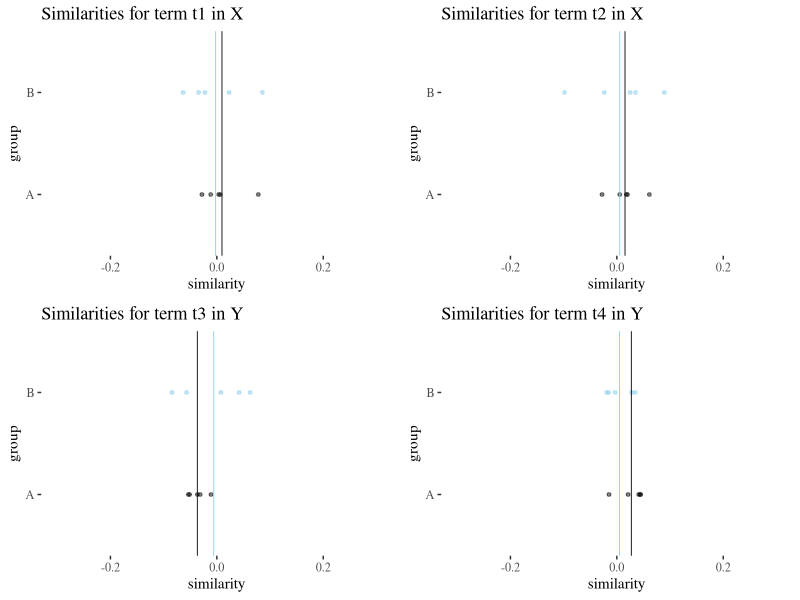
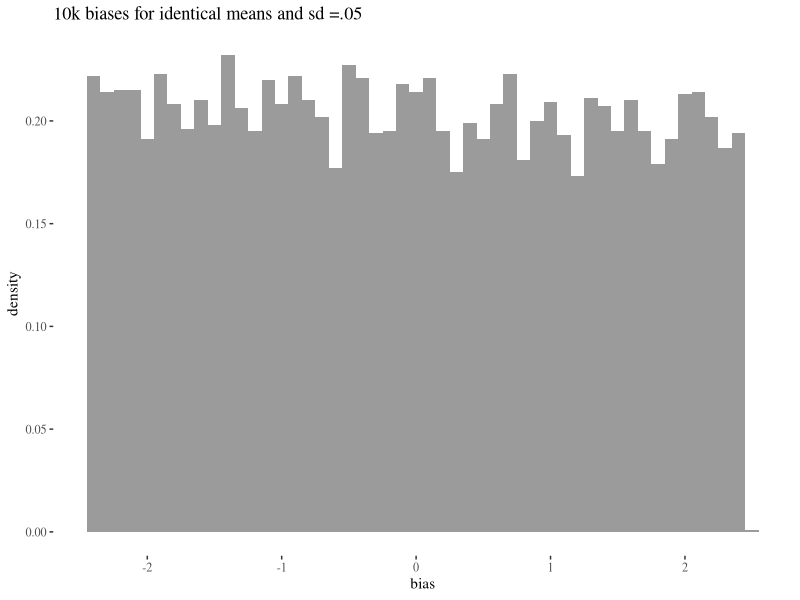
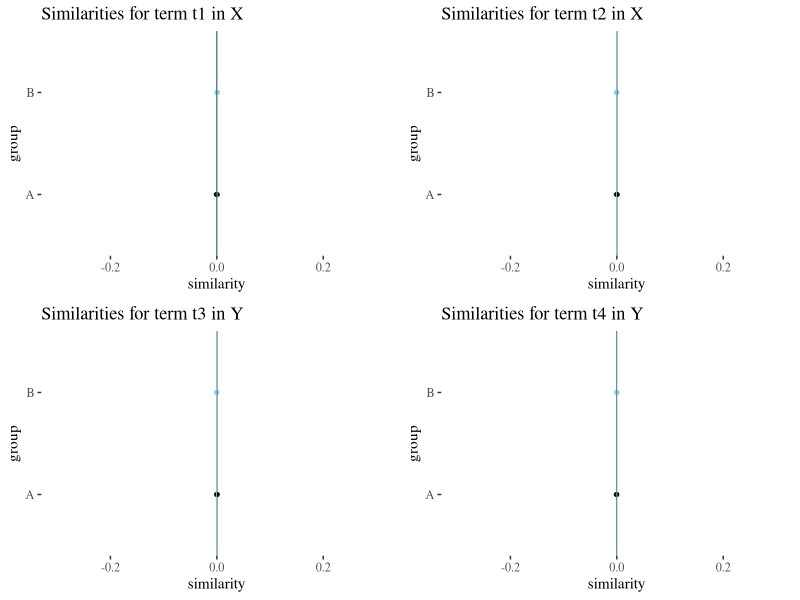
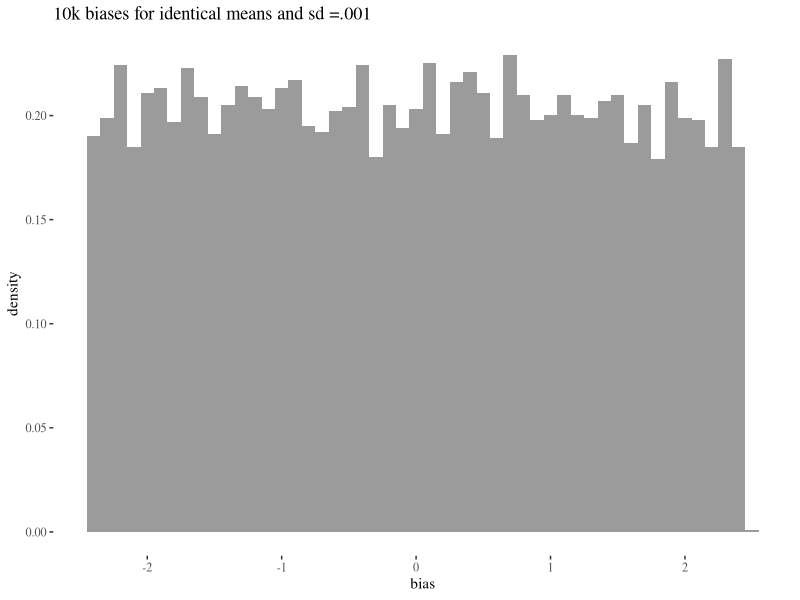
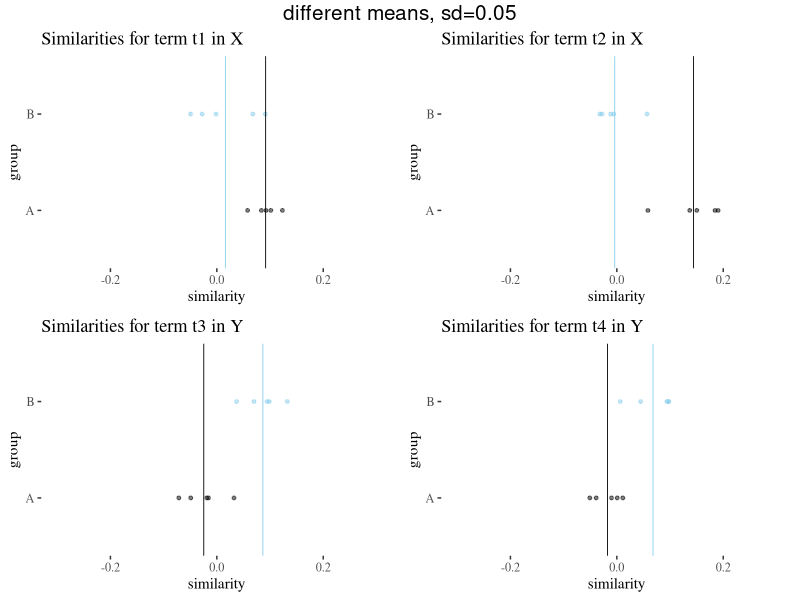
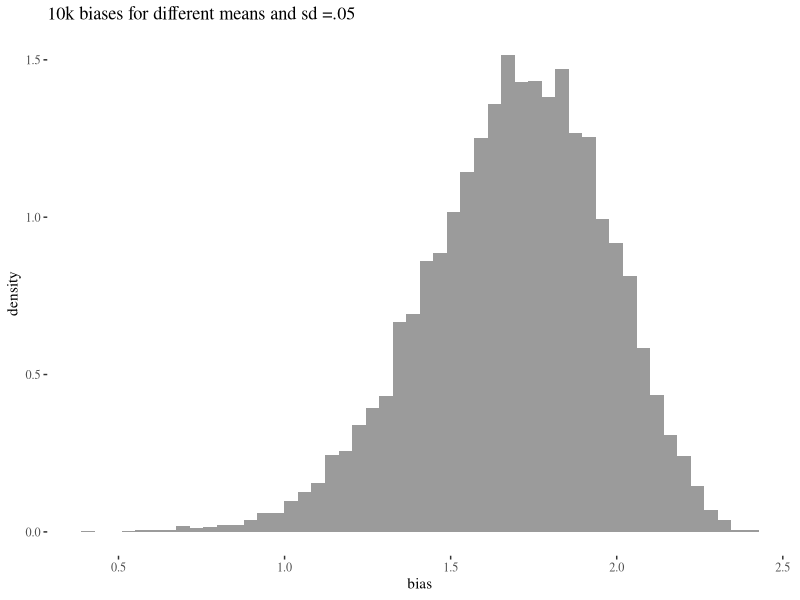
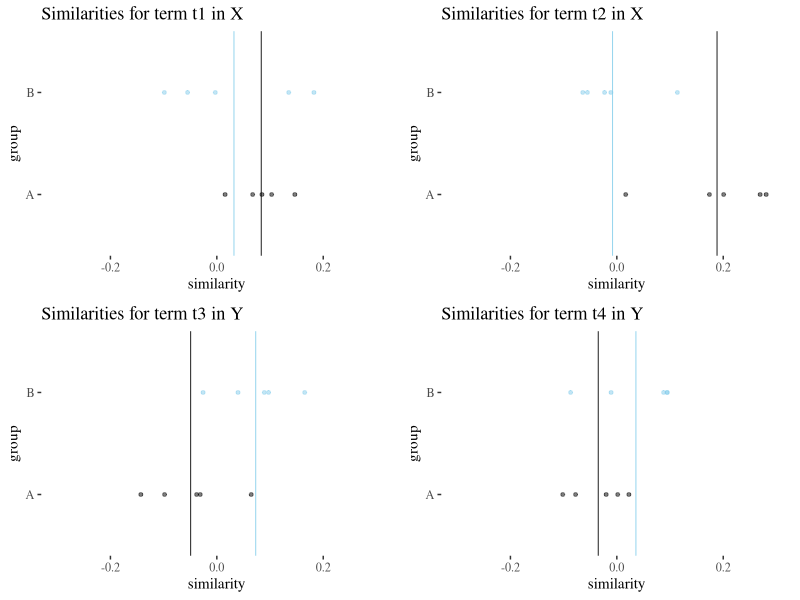
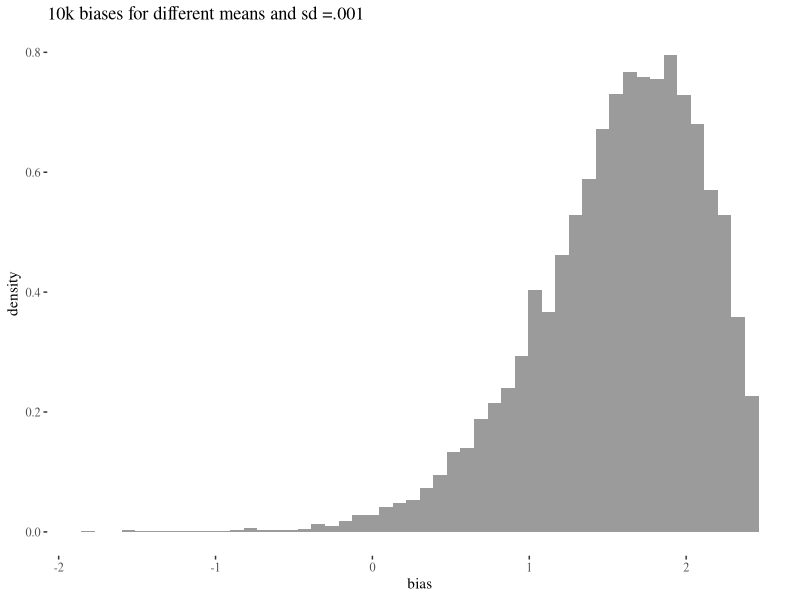

Here is the R script that generated these plots, in order:
## ---- chunk 1
knitr::opts_knit$set(root.dir = '../')

library(ggplot2)
library(ggthemes)
library(gridExtra)
## ---- chunk 2
set.seed(123)
t1 <- data.frame(A  = rnorm(5,0,0.05), B = rnorm(5,0,0.05))
t2 <- data.frame(A  = rnorm(5,0,0.05), B = rnorm(5,0,0.05))
t3 <- data.frame(A  = rnorm(5,0,0.05), B = rnorm(5,0,0.05))
t4 <- data.frame(A  = rnorm(5,0,0.05), B = rnorm(5,0,0.05))
## ---- chunk 3
xlimits <- c(-.3,.3)

t1Plot <- ggplot(t1)+geom_point(aes(y = 0, x = A), size = 1, alpha = 0.5)+geom_point(aes(y = 0.1, x = B), col = "skyblue", size = 1, alpha = 0.5)+theme_tufte()+xlab("similarity")+scale_y_continuous(limits = c(-.05,.15),breaks = c(0,0.1), labels = c("A","B"))+ylab("group") + geom_vline(aes(xintercept = mean(A)), size = 0.3) + geom_vline(aes(xintercept = mean(B)), size = 0.3, col = "skyblue") +ggtitle("Similarities for term t1 in X")+xlim(xlimits)


t2Plot <- ggplot(t2)+geom_point(aes(y = 0, x = A), size = 1, alpha = 0.5)+geom_point(aes(y = 0.1, x = B), col = "skyblue", size = 1, alpha = 0.5)+theme_tufte()+xlab("similarity")+scale_y_continuous(limits = c(-.05,.15),breaks = c(0,0.1), labels = c("A","B"))+ylab("group") + geom_vline(aes(xintercept = mean(A)), size = 0.3) + geom_vline(aes(xintercept = mean(B)), size = 0.3, col = "skyblue") +ggtitle("Similarities for term t2 in X")+xlim(xlimits)

t3Plot <- ggplot(t3)+geom_point(aes(y = 0, x = A), size = 1, alpha = 0.5)+geom_point(aes(y = 0.1, x = B), col = "skyblue", size = 1, alpha = 0.5)+theme_tufte()+xlab("similarity")+scale_y_continuous(limits = c(-.05,.15),breaks = c(0,0.1), labels = c("A","B"))+ylab("group") + geom_vline(aes(xintercept = mean(A)), size = 0.3) + geom_vline(aes(xintercept = mean(B)), size = 0.3, col = "skyblue") +ggtitle("Similarities for term t3 in Y")+xlim(xlimits)

t4Plot <- ggplot(t4)+geom_point(aes(y = 0, x = A), size = 1, alpha = 0.5)+geom_point(aes(y = 0.1, x = B), col = "skyblue", size = 1, alpha = 0.5)+theme_tufte()+xlab("similarity")+scale_y_continuous(limits = c(-.05,.15),breaks = c(0,0.1), labels = c("A","B"))+ylab("group") + geom_vline(aes(xintercept = mean(A)), size = 0.3) + geom_vline(aes(xintercept = mean(B)), size = 0.3, col = "skyblue") +ggtitle("Similarities for term t4 in Y")+xlim(xlimits)

grid.arrange(t1Plot,t2Plot, t3Plot, t4Plot, ncol=2)
## ---- chunk 4
s <- function (table){ mean(table$A) - mean(table$B)}
whole <- rbind(t1,t2,t3,t4)
rawsd <- sd(c(whole$A,whole$B))
factor <- sd(c(s(t1),s(t2),s(t3),s(t4)))
rawsd/factor
numerator <-  mean(s(t1),s(t2)) - mean(s(t3),s(t4))
print(list(factor = factor,numerator = numerator, bias = numerator / factor))
## ---- chunk 5

biasesNull <- numeric(10000)
for(i in 1:10000){
t1 <- data.frame(A  = rnorm(5,0,0.05), B = rnorm(5,0,0.05))
t2 <- data.frame(A  = rnorm(5,0,0.05), B = rnorm(5,0,0.05))
t3 <- data.frame(A  = rnorm(5,0,0.05), B = rnorm(5,0,0.05))
t4 <- data.frame(A  = rnorm(5,0,0.05), B = rnorm(5,0,0.05))

factor <- sd(c(s(t1),s(t2),s(t3),s(t4)))
numerator <-  mean(s(t1),s(t2)) - mean(s(t3),s(t4))
biasesNull[i]  <- numerator / factor
}
ggplot()+geom_histogram(aes(x=biasesNull, y = ..density..), alpha = 0.6, bins=50)+
  theme_tufte()+labs(title="10k biases for identical means and sd =.05")+ xlab("bias")
## ---- chunk 6
set.seed(124)
t1v <- data.frame(A  = rnorm(5,0,0.001), B = rnorm(5,0,0.001))
t2v <- data.frame(A  = rnorm(5,0,0.001), B = rnorm(5,0,0.001))
t3v <- data.frame(A  = rnorm(5,0,0.001), B = rnorm(5,0,0.001))
t4v <- data.frame(A  = rnorm(5,0,0.001), B = rnorm(5,0,0.001))
## ---- chunk 7
xlimits <- c(-.3,.3)


t1vPlot <- ggplot(t1v)+geom_point(aes(y = 0, x = A), size = 1, alpha = 0.5)+geom_point(aes(y = 0.1, x = B), col = "skyblue", size = 1, alpha = 0.5)+theme_tufte()+xlab("similarity")+scale_y_continuous(limits = c(-.05,.15),breaks = c(0,0.1), labels = c("A","B"))+ylab("group") + geom_vline(aes(xintercept = mean(A)), size = 0.3) + geom_vline(aes(xintercept = mean(B)), size = 0.3, col = "skyblue") +ggtitle("Similarities for term t1 in X")+xlim(xlimits)


t2vPlot <- ggplot(t2v)+geom_point(aes(y = 0, x = A), size = 1, alpha = 0.5)+geom_point(aes(y = 0.1, x = B), col = "skyblue", size = 1, alpha = 0.5)+theme_tufte()+xlab("similarity")+scale_y_continuous(limits = c(-.05,.15),breaks = c(0,0.1), labels = c("A","B"))+ylab("group") + geom_vline(aes(xintercept = mean(A)), size = 0.3) + geom_vline(aes(xintercept = mean(B)), size = 0.3, col = "skyblue") +ggtitle("Similarities for term t2 in X")+xlim(xlimits)

t3vPlot <- ggplot(t3v)+geom_point(aes(y = 0, x = A), size = 1, alpha = 0.5)+geom_point(aes(y = 0.1, x = B), col = "skyblue", size = 1, alpha = 0.5)+theme_tufte()+xlab("similarity")+scale_y_continuous(limits = c(-.05,.15),breaks = c(0,0.1), labels = c("A","B"))+ylab("group") + geom_vline(aes(xintercept = mean(A)), size = 0.3) + geom_vline(aes(xintercept = mean(B)), size = 0.3, col = "skyblue") +ggtitle("Similarities for term t3 in Y")+xlim(xlimits)

t4vPlot <- ggplot(t4v)+geom_point(aes(y = 0, x = A), size = 1, alpha = 0.5)+geom_point(aes(y = 0.1, x = B), col = "skyblue", size = 1, alpha = 0.5)+theme_tufte()+xlab("similarity")+scale_y_continuous(limits = c(-.05,.15),breaks = c(0,0.1), labels = c("A","B"))+ylab("group") + geom_vline(aes(xintercept = mean(A)), size = 0.3) + geom_vline(aes(xintercept = mean(B)), size = 0.3, col = "skyblue") +ggtitle("Similarities for term t4 in Y")+xlim(xlimits)

grid.arrange(t1vPlot,t2vPlot, t3vPlot, t4vPlot, ncol=2)
## ---- chunk 8
factorV <- sd(c(s(t1v),s(t2v),s(t3v),s(t4v)))
numeratorV <-  mean(s(t1v),s(t2v)) - mean(s(t3v),s(t4v))
print(list(factor = factorV,numerator = numeratorV, bias = numeratorV / factorV))
## ---- chunk 9
set.seed(124)

biasesLowVariance <- numeric(10000)
for(i in 1:10000){
t1v <- data.frame(A  = rnorm(5,0,0.001), B = rnorm(5,0,0.001))
t2v <- data.frame(A  = rnorm(5,0,0.001), B = rnorm(5,0,0.001))
t3v <- data.frame(A  = rnorm(5,0,0.001), B = rnorm(5,0,0.001))
t4v <- data.frame(A  = rnorm(5,0,0.001), B = rnorm(5,0,0.001))

factorV <- sd(c(s(t1v),s(t2v),s(t3v),s(t4v)))

numeratorV <-  mean(s(t1v),s(t2v)) - mean(s(t3v),s(t4v))

biasesLowVariance[i] <- numeratorV / factorV
}
ggplot()+geom_histogram(aes(x=biasesLowVariance, y = ..density..), alpha = 0.6, bins=50)+
  theme_tufte()+labs(title="10k biases for identical means and sd =.001")+ xlab("bias")
## ---- chunk 10
set.seed(766)
t1d2 <- data.frame(A  = rnorm(5,.1,0.05), B = rnorm(5,0,0.05))
t2d2 <- data.frame(A  = rnorm(5,.1,0.05), B = rnorm(5,0,0.05))
t3d2 <- data.frame(A  = rnorm(5,0,0.05), B = rnorm(5,.1,0.05))
t4d2 <- data.frame(A  = rnorm(5,0,0.05), B = rnorm(5,.1,0.05))
## ---- chunk 11
library(grid)
library(gridExtra)
t1d2Plot <- ggplot(t1d2)+geom_point(aes(y = 0, x = A), size = 1, alpha = 0.5)+geom_point(aes(y = 0.1, x = B), col = "skyblue", size = 1, alpha = 0.5)+theme_tufte()+xlab("similarity")+scale_y_continuous(limits = c(-.05,.15),breaks = c(0,0.1), labels = c("A","B"))+ylab("group") + geom_vline(aes(xintercept = mean(A)), size = 0.3) + geom_vline(aes(xintercept = mean(B)), size = 0.3, col = "skyblue") +ggtitle("Similarities for term t1 in X")+xlim(xlimits)

t2d2Plot <- ggplot(t2d2)+geom_point(aes(y = 0, x = A), size = 1, alpha = 0.5)+geom_point(aes(y = 0.1, x = B), col = "skyblue", size = 1, alpha = 0.5)+theme_tufte()+xlab("similarity")+scale_y_continuous(limits = c(-.05,.15),breaks = c(0,0.1), labels = c("A","B"))+ylab("group") + geom_vline(aes(xintercept = mean(A)), size = 0.3) + geom_vline(aes(xintercept = mean(B)), size = 0.3, col = "skyblue") +ggtitle("Similarities for term t2 in X")+xlim(xlimits)

t3d2Plot <- ggplot(t3d2)+geom_point(aes(y = 0, x = A), size = 1, alpha = 0.5)+geom_point(aes(y = 0.1, x = B), col = "skyblue", size = 1, alpha = 0.5)+theme_tufte()+xlab("similarity")+scale_y_continuous(limits = c(-.05,.15),breaks = c(0,0.1), labels = c("A","B"))+ylab("group") + geom_vline(aes(xintercept = mean(A)), size = 0.3) + geom_vline(aes(xintercept = mean(B)), size = 0.3, col = "skyblue") +ggtitle("Similarities for term t3 in Y")+xlim(xlimits)

t4d2Plot <- ggplot(t4d2)+geom_point(aes(y = 0, x = A), size = 1, alpha = 0.5)+geom_point(aes(y = 0.1, x = B), col = "skyblue", size = 1, alpha = 0.5)+theme_tufte()+xlab("similarity")+scale_y_continuous(limits = c(-.05,.15),breaks = c(0,0.1), labels = c("A","B"))+ylab("group") + geom_vline(aes(xintercept = mean(A)), size = 0.3) + geom_vline(aes(xintercept = mean(B)), size = 0.3, col = "skyblue") +ggtitle("Similarities for term t4 in Y")+xlim(xlimits)

grid.arrange(t1d2Plot,t2d2Plot, t3d2Plot, t4d2Plot, ncol=2,   
      top = textGrob("different means, sd=0.05",gp=gpar(fontsize=15,font=1)))
## ---- chunk 12
factorD2 <- sd(c(s(t1d2),s(t2d2),s(t3d2),s(t4d2)))
numeratorD2 <-  mean(s(t1d2),s(t2d2)) - mean(s(t3d2),s(t4d2))
biasD2 <- numeratorD2 / factorD2
biasD2
## ---- chunk 13
biasesD2 <- numeric(10000)
for(i in 1:10000){
t1d2 <- data.frame(A  = rnorm(5,.1,0.05), B = rnorm(5,0,0.05))
t2d2 <- data.frame(A  = rnorm(5,.1,0.05), B = rnorm(5,0,0.05))
t3d2 <- data.frame(A  = rnorm(5,0,0.05), B = rnorm(5,.1,0.05))
t4d2 <- data.frame(A  = rnorm(5,0,0.05), B = rnorm(5,.1,0.05))

factorD2 <- sd(c(s(t1d2),s(t2d2),s(t3d2),s(t4d2)))
numeratorD2 <-  mean(s(t1d2),s(t2d2)) - mean(s(t3d2),s(t4d2))
biasesD2[i] <- numeratorD2/factorD2
}

ggplot()+geom_histogram(aes(x=biasesD2, y = ..density..), alpha = 0.6, bins=50)+
  theme_tufte()+labs(title="10k biases for different means and sd =.05")+ xlab("bias")
## ---- chunk 14
set.seed(766)
t1d1 <- data.frame(A  = rnorm(5,.1,0.1), B = rnorm(5,0,0.1))
t2d1 <- data.frame(A  = rnorm(5,.1,0.1), B = rnorm(5,0,0.1))
t3d1 <- data.frame(A  = rnorm(5,0,0.1), B = rnorm(5,.1,0.1))
t4d1 <- data.frame(A  = rnorm(5,0,0.1), B = rnorm(5,.1,0.1))
## ---- chunk 15
t1d1Plot <- ggplot(t1d1)+geom_point(aes(y = 0, x = A), size = 1, alpha = 0.5)+geom_point(aes(y = 0.1, x = B), col = "skyblue", size = 1, alpha = 0.5)+theme_tufte()+xlab("similarity")+scale_y_continuous(limits = c(-.05,.15),breaks = c(0,0.1), labels = c("A","B"))+ylab("group") + geom_vline(aes(xintercept = mean(A)), size = 0.3) + geom_vline(aes(xintercept = mean(B)), size = 0.3, col = "skyblue") +ggtitle("Similarities for term t1 in X")+xlim(xlimits)

t2d1Plot <- ggplot(t2d1)+geom_point(aes(y = 0, x = A), size = 1, alpha = 0.5)+geom_point(aes(y = 0.1, x = B), col = "skyblue", size = 1, alpha = 0.5)+theme_tufte()+xlab("similarity")+scale_y_continuous(limits = c(-.05,.15),breaks = c(0,0.1), labels = c("A","B"))+ylab("group") + geom_vline(aes(xintercept = mean(A)), size = 0.3) + geom_vline(aes(xintercept = mean(B)), size = 0.3, col = "skyblue") +ggtitle("Similarities for term t2 in X")+xlim(xlimits)

t3d1Plot <- ggplot(t3d1)+geom_point(aes(y = 0, x = A), size = 1, alpha = 0.5)+geom_point(aes(y = 0.1, x = B), col = "skyblue", size = 1, alpha = 0.5)+theme_tufte()+xlab("similarity")+scale_y_continuous(limits = c(-.05,.15),breaks = c(0,0.1), labels = c("A","B"))+ylab("group") + geom_vline(aes(xintercept = mean(A)), size = 0.3) + geom_vline(aes(xintercept = mean(B)), size = 0.3, col = "skyblue") +ggtitle("Similarities for term t3 in Y")+xlim(xlimits)

t4d1Plot <- ggplot(t4d1)+geom_point(aes(y = 0, x = A), size = 1, alpha = 0.5)+geom_point(aes(y = 0.1, x = B), col = "skyblue", size = 1, alpha = 0.5)+theme_tufte()+xlab("similarity")+scale_y_continuous(limits = c(-.05,.15),breaks = c(0,0.1), labels = c("A","B"))+ylab("group") + geom_vline(aes(xintercept = mean(A)), size = 0.3) + geom_vline(aes(xintercept = mean(B)), size = 0.3, col = "skyblue") +ggtitle("Similarities for term t4 in Y")+xlim(xlimits)

grid.arrange(t1d1Plot,t2d1Plot, t3d1Plot, t4d1Plot, ncol=2)
## ---- chunk 16
factorD1 <- sd(c(s(t1d1),s(t2d1),s(t3d1),s(t4d1)))
numeratorD1 <-  mean(s(t1d1),s(t2d1)) - mean(s(t3d1),s(t4d1))
biasD1 <- numeratorD1 / factorD1
biasD1
## ---- chunk 17
biasesD1 <- numeric(10000)

for(i in 1:10000){
t1d1 <- data.frame(A  = rnorm(5,.1,0.1), B = rnorm(5,0,0.1))
t2d1 <- data.frame(A  = rnorm(5,.1,0.1), B = rnorm(5,0,0.1))
t3d1 <- data.frame(A  = rnorm(5,0,0.1), B = rnorm(5,.1,0.1))
t4d1 <- data.frame(A  = rnorm(5,0,0.1), B = rnorm(5,.1,0.1))

factorD1 <- sd(c(s(t1d1),s(t2d1),s(t3d1),s(t4d1)))
numeratorD1 <-  mean(s(t1d1),s(t2d1)) - mean(s(t3d1),s(t4d1))
biasesD1[i] <- numeratorD1/factorD1
}

ggplot()+geom_histogram(aes(x=biasesD1, y = ..density..), alpha = 0.6, bins=50)+
  theme_tufte()+labs(title="10k biases for different means and sd =.001")+ xlab("bias")
## ---- chunk 18
mean(biasesD1); mean(biasesD2)
median(biasesD1); median(biasesD2)
## ---- chunk 19
quantile(biasesD2, probs = c(0.275,0.975))
quantile(biasesD1, probs = c(0.275,0.975))
